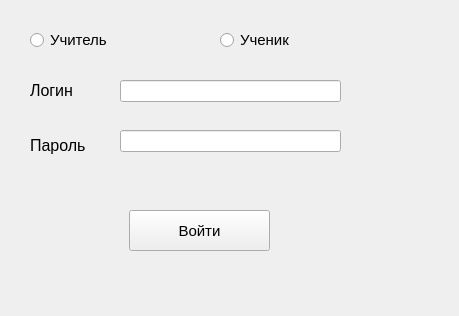
<?xml version="1.0" encoding="UTF-8"?>
<ui version="4.0">
 <class>login_form</class>
 <widget class="QWidget" name="login_form">
  <property name="geometry">
   <rect>
    <x>0</x>
    <y>0</y>
    <width>459</width>
    <height>316</height>
   </rect>
  </property>
  <property name="windowTitle">
   <string>Login</string>
  </property>
  <widget class="QRadioButton" name="instructor_object">
   <property name="geometry">
    <rect>
     <x>30</x>
     <y>30</y>
     <width>99</width>
     <height>20</height>
    </rect>
   </property>
   <property name="font">
    <font>
     <pointsize>11</pointsize>
    </font>
   </property>
   <property name="text">
    <string>Учитель</string>
   </property>
  </widget>
  <widget class="QRadioButton" name="student_object">
   <property name="geometry">
    <rect>
     <x>220</x>
     <y>30</y>
     <width>99</width>
     <height>20</height>
    </rect>
   </property>
   <property name="font">
    <font>
     <pointsize>11</pointsize>
    </font>
   </property>
   <property name="text">
    <string>Ученик</string>
   </property>
  </widget>
  <widget class="QLabel" name="label">
   <property name="geometry">
    <rect>
     <x>30</x>
     <y>80</y>
     <width>101</width>
     <height>21</height>
    </rect>
   </property>
   <property name="font">
    <font>
     <pointsize>12</pointsize>
    </font>
   </property>
   <property name="text">
    <string>Логин</string>
   </property>
  </widget>
  <widget class="QLabel" name="label_2">
   <property name="geometry">
    <rect>
     <x>30</x>
     <y>130</y>
     <width>101</width>
     <height>31</height>
    </rect>
   </property>
   <property name="font">
    <font>
     <pointsize>12</pointsize>
    </font>
   </property>
   <property name="text">
    <string>Пароль</string>
   </property>
   <property name="textFormat">
    <enum>Qt::PlainText</enum>
   </property>
  </widget>
  <widget class="QLineEdit" name="login_object">
   <property name="geometry">
    <rect>
     <x>120</x>
     <y>80</y>
     <width>221</width>
     <height>22</height>
    </rect>
   </property>
  </widget>
  <widget class="QLineEdit" name="password_object">
   <property name="geometry">
    <rect>
     <x>120</x>
     <y>130</y>
     <width>221</width>
     <height>22</height>
    </rect>
   </property>
  </widget>
  <widget class="QPushButton" name="btn_login_object">
   <property name="geometry">
    <rect>
     <x>129</x>
     <y>210</y>
     <width>141</width>
     <height>41</height>
    </rect>
   </property>
   <property name="font">
    <font>
     <pointsize>11</pointsize>
    </font>
   </property>
   <property name="text">
    <string>Войти</string>
   </property>
  </widget>
 </widget>
 <resources/>
 <connections/>
</ui>
